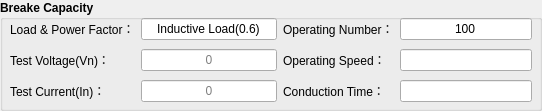
    <widget class="QGroupBox" name="groupBox_9">
     <property name="geometry">
      <rect>
       <x>290</x>
       <y>410</y>
       <width>542</width>
       <height>111</height>
      </rect>
     </property>
     <property name="font">
      <font>
       <weight>75</weight>
       <bold>true</bold>
      </font>
     </property>
     <property name="styleSheet">
      <string notr="true">
#groupBox_login * {background-color: rgb();}</string>
     </property>
     <property name="title">
      <string>Breake Capacity</string>
     </property>
     <widget class="QWidget" name="gridLayoutWidget_12">
      <property name="geometry">
       <rect>
        <x>283</x>
        <y>15</y>
        <width>249</width>
        <height>91</height>
       </rect>
      </property>
      <layout class="QGridLayout" name="gridLayout">
       <item row="0" column="0">
        <widget class="QLabel" name="label_24">
         <property name="styleSheet">
          <string notr="true"/>
         </property>
         <property name="text">
          <string>Operating Number：</string>
         </property>
         <property name="alignment">
          <set>Qt::AlignLeading|Qt::AlignLeft|Qt::AlignVCenter</set>
         </property>
        </widget>
       </item>
       <item row="2" column="0">
        <widget class="QLabel" name="label_26">
         <property name="styleSheet">
          <string notr="true"/>
         </property>
         <property name="text">
          <string>Conduction Time：</string>
         </property>
         <property name="alignment">
          <set>Qt::AlignLeading|Qt::AlignLeft|Qt::AlignVCenter</set>
         </property>
        </widget>
       </item>
       <item row="1" column="0">
        <widget class="QLabel" name="label_25">
         <property name="styleSheet">
          <string notr="true"/>
         </property>
         <property name="text">
          <string>Operating Speed：</string>
         </property>
         <property name="alignment">
          <set>Qt::AlignLeading|Qt::AlignLeft|Qt::AlignVCenter</set>
         </property>
        </widget>
       </item>
       <item row="0" column="1">
        <widget class="QLineEdit" name="lineEditHandleNum_3">
         <property name="focusPolicy">
          <enum>Qt::NoFocus</enum>
         </property>
         <property name="text">
          <string>100</string>
         </property>
         <property name="alignment">
          <set>Qt::AlignCenter</set>
         </property>
         <property name="readOnly">
          <bool>true</bool>
         </property>
        </widget>
       </item>
       <item row="1" column="1">
        <widget class="QLineEdit" name="lineEditHandleRate_1">
         <property name="focusPolicy">
          <enum>Qt::NoFocus</enum>
         </property>
         <property name="toolTip">
          <string>/min</string>
         </property>
         <property name="text">
          <string/>
         </property>
         <property name="alignment">
          <set>Qt::AlignCenter</set>
         </property>
         <property name="readOnly">
          <bool>true</bool>
         </property>
        </widget>
       </item>
       <item row="2" column="1">
        <widget class="QLineEdit" name="lineEditTongTime_1">
         <property name="focusPolicy">
          <enum>Qt::NoFocus</enum>
         </property>
         <property name="toolTip">
          <string>s</string>
         </property>
         <property name="text">
          <string/>
         </property>
         <property name="alignment">
          <set>Qt::AlignCenter</set>
         </property>
         <property name="readOnly">
          <bool>true</bool>
         </property>
        </widget>
       </item>
      </layout>
     </widget>
     <widget class="QWidget" name="gridLayoutWidget_10">
      <property name="geometry">
       <rect>
        <x>10</x>
        <y>15</y>
        <width>267</width>
        <height>91</height>
       </rect>
      </property>
      <layout class="QGridLayout" name="gridLayout_15">
       <item row="1" column="0">
        <widget class="QLabel" name="label_22">
         <property name="styleSheet">
          <string notr="true"/>
         </property>
         <property name="text">
          <string>Test Voltage(Vn)：</string>
         </property>
         <property name="alignment">
          <set>Qt::AlignLeading|Qt::AlignLeft|Qt::AlignVCenter</set>
         </property>
        </widget>
       </item>
       <item row="2" column="0">
        <widget class="QLabel" name="label_23">
         <property name="styleSheet">
          <string notr="true"/>
         </property>
         <property name="text">
          <string>Test Current(In)：</string>
         </property>
         <property name="alignment">
          <set>Qt::AlignLeading|Qt::AlignLeft|Qt::AlignVCenter</set>
         </property>
        </widget>
       </item>
       <item row="0" column="0">
        <widget class="QLabel" name="label_21">
         <property name="styleSheet">
          <string notr="true"/>
         </property>
         <property name="text">
          <string>Load &amp; Power Factor：</string>
         </property>
         <property name="alignment">
          <set>Qt::AlignLeading|Qt::AlignLeft|Qt::AlignVCenter</set>
         </property>
        </widget>
       </item>
       <item row="0" column="1">
        <widget class="QLineEdit" name="lineEditRn_2">
         <property name="focusPolicy">
          <enum>Qt::NoFocus</enum>
         </property>
         <property name="text">
          <string>Inductive Load(0.6)</string>
         </property>
         <property name="alignment">
          <set>Qt::AlignCenter</set>
         </property>
         <property name="readOnly">
          <bool>true</bool>
         </property>
        </widget>
       </item>
       <item row="1" column="1">
        <widget class="QLineEdit" name="lineEditVn_t_2">
         <property name="focusPolicy">
          <enum>Qt::NoFocus</enum>
         </property>
         <property name="toolTip">
          <string>V</string>
         </property>
         <property name="alignment">
          <set>Qt::AlignCenter</set>
         </property>
         <property name="readOnly">
          <bool>true</bool>
         </property>
         <property name="placeholderText">
          <string>0</string>
         </property>
        </widget>
       </item>
       <item row="2" column="1">
        <widget class="QLineEdit" name="lineEditIn_t_2">
         <property name="focusPolicy">
          <enum>Qt::NoFocus</enum>
         </property>
         <property name="toolTip">
          <string>A</string>
         </property>
         <property name="alignment">
          <set>Qt::AlignCenter</set>
         </property>
         <property name="readOnly">
          <bool>true</bool>
         </property>
         <property name="placeholderText">
          <string>0</string>
         </property>
        </widget>
       </item>
      </layout>
     </widget>
    </widget>
